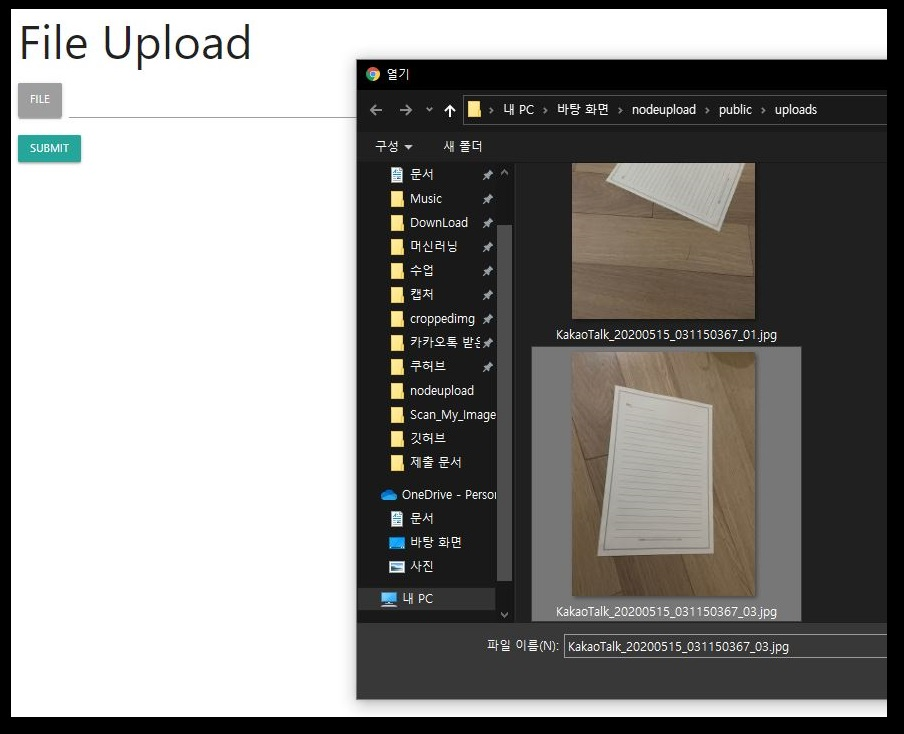
#> input picture src/1.JPG, 904 x 734 px, found by its file name
$ python scanner.py src/1.JPG
#> lines starting #> are read from the running program, lines starting #| are printed output that depends on the picture; after the words box and inside, x2 and y2 are one past the last pixel; in counts of white or black regions, pixels touching at a corner belong together
import cv2
import os
import numpy as np
import imutils
import sys
def resize(img, height=800):
    """ Resize image to given height """
    rat = height / img.shape[0]
    return cv2.resize(img, (int(rat * img.shape[1]), height))

imagename = sys.argv[1]

# parameter for image to scan/process
args_image = './public/uploads/'+imagename
print(args_image)
# read the image
image = resize(cv2.imread(args_image))
#> in resize, `rat = height / img.shape[0]`: rat = 1.09
orig = image.copy()
# convert image to gray scale. This will remove any color noise
grayImage = cv2.cvtColor(orig, cv2.COLOR_BGR2GRAY)
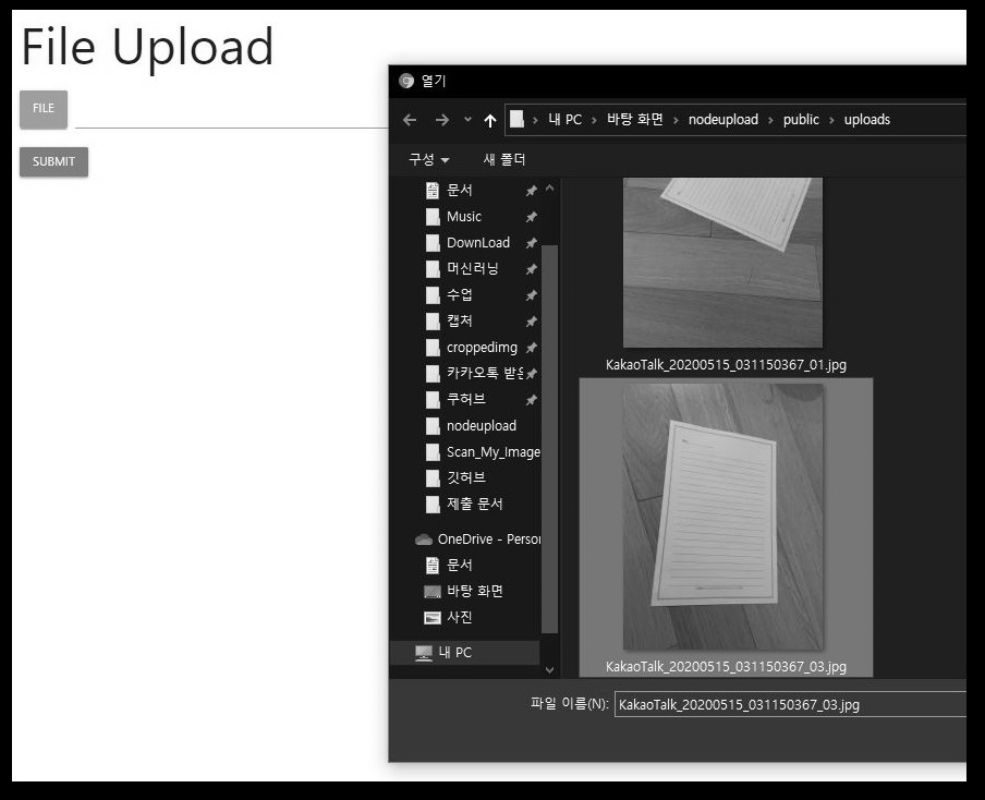
#> grayImage: shape (800, 985); min 0, max 255, mean 139.3
grayImage = cv2.GaussianBlur(grayImage,(3,3),0)
edged = cv2.Canny(grayImage,75,200) #canny edge경계검출
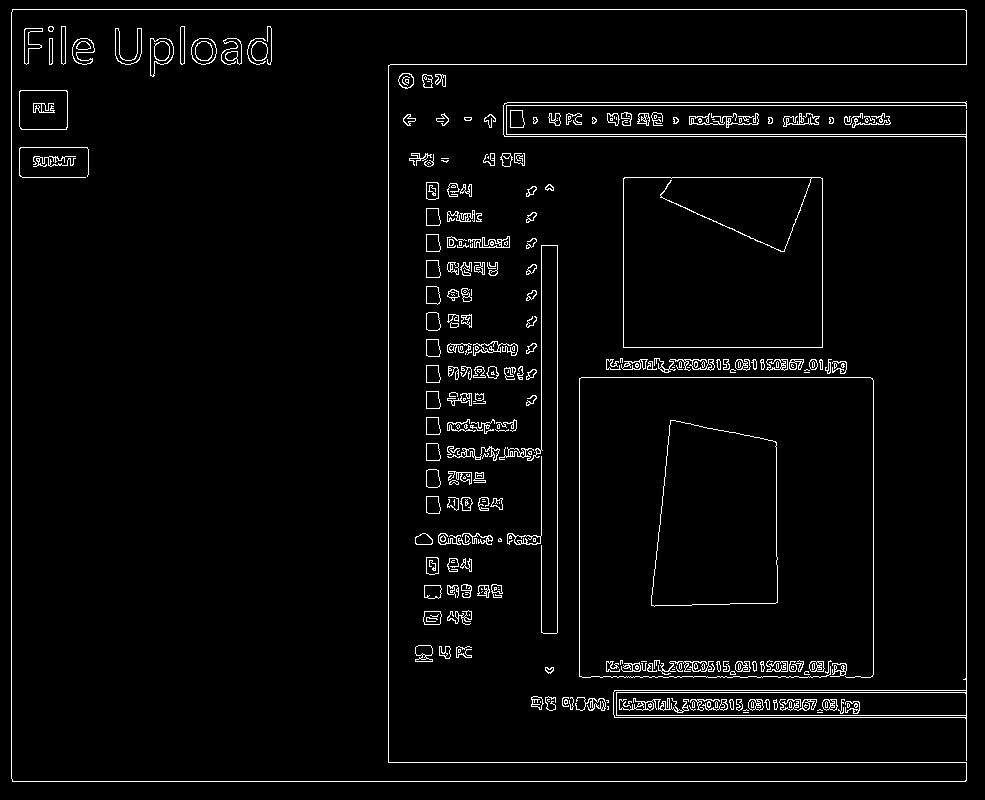
#> edged: shape (800, 985); 3.3% white in thin lines or dots
cnts,heirarchy = cv2.findContours(edged.copy(), cv2.RETR_LIST, cv2.CHAIN_APPROX_SIMPLE)
#> cnts = 647 contours, 362 with area under 20; largest, box (x1, y1, x2, y2) and area: (11, 9, 967, 782) 333812, (11, 9, 967, 782) 333806, (623, 177, 823, 348) 33827, (623, 177, 823, 348) 33770, (651, 420, 778, 607) 20182
cnts = sorted(cnts,key=cv2.contourArea, reverse=True)[:5]
#> cnts = 5 contours; box (x1, y1, x2, y2) and area: (11, 9, 967, 782) 333812, (11, 9, 967, 782) 333806, (623, 177, 823, 348) 33827, (623, 177, 823, 348) 33770, (651, 420, 778, 607) 20182

for c in cnts:
    peri=cv2.arcLength(c,True)
    vertices = cv2.approxPolyDP(c,0.02*peri,True)
    if(len(vertices)==4):
        break
#> this loop made 3 passes
#> peri on passes 1 to 2: 4605.9, 4603.6
#> (peri, vertices) on pass 3: (737.7, [[623, 178], [623, 347], [822, 347], [822, 178]])

pts = vertices.reshape(4,2)# N x 1 x 2 배열을 4x2크기로 조정
#> pts = [[623, 178], [623, 347], [822, 347], [822, 178]]

sm = pts.sum(axis=1)
#> sm = [801, 970, 1169, 1000]
diff = np.diff(pts,axis=1)
#> diff = [-445, -276, -475, -644]

topLeft = pts[np.argmin(sm)]
#> topLeft = [623, 178]
bottomright = pts[np.argmax(sm)]
#> bottomright = [822, 347]
topRight = pts[np.argmin(diff)]
#> topRight = [822, 178]
bottomLeft = pts[np.argmax(diff)]
#> bottomLeft = [623, 347]
pts1 = np.float32([topLeft, topRight, bottomright, bottomLeft]) #변환전 4개 좌표
#> pts1 = [[623, 178], [822, 178], [822, 347], [623, 347]]
w1 = abs(bottomright[0]-bottomLeft[0])
#> w1 = 199
w2 = abs(topRight[0]-bottomright[0])
#> w2 = 0
h1 = abs(topRight[1]-bottomright[1])
#> h1 = 169
h2 = abs(topLeft[1]-bottomLeft[1])
#> h2 = 169
width = max([w1,w2])
#> width = 199
height=max([h1,h2])
#> height = 169

pts2 = np.float32([
    [0,0],
    [width-1,0],
    [width-1,height-1],
    [0,height-1]
])
#> pts2 = [[0, 0], [198, 0], [198, 168], [0, 168]]
mtrx = cv2.getPerspectiveTransform(pts1,pts2)
#> mtrx = [[0.995, 4.31e-17, -619.9], [3.46e-17, 0.994, -176.9], [-2.13e-19, -4.25e-19, 1]]
result = cv2.warpPerspective(image, mtrx, (width,height))
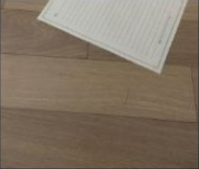
#> result: shape (169, 199, 3); mean of channels 0, 1, 2 99.9, 115.9, 129.7; drawn as B, G, R
result = cv2.cvtColor(result, cv2.COLOR_BGR2RGB)
cv2.imwrite('./public/uploads/'+sys.argv[1],result)

$ run again, on src/3.JPG
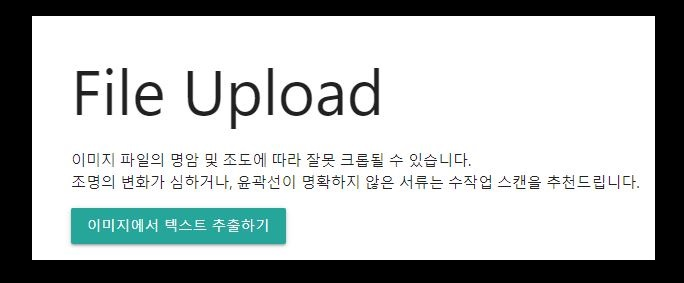
#> input picture src/3.JPG, 684 x 283 px, found by its file name
#> rat = 2.83
#> `edged = cv2.Canny(grayImage,75,200)`:
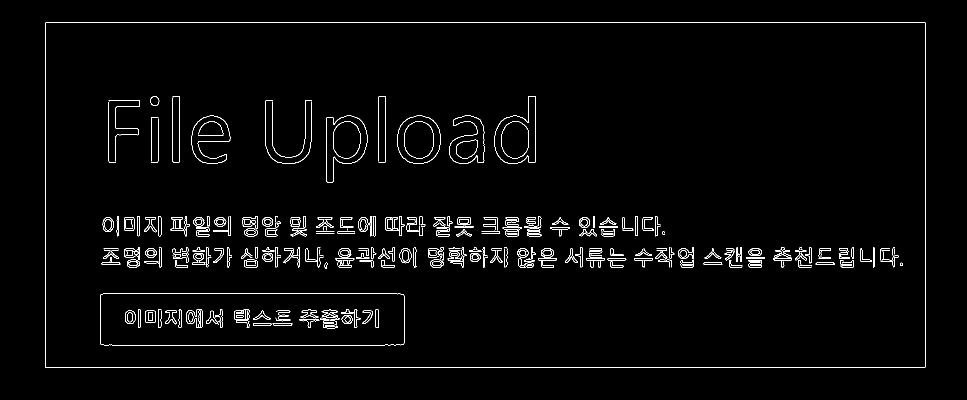
#> edged: shape (800, 1933) (shown at 1/2 size); 2% white in thin lines or dots, all inside (x1, y1, x2, y2) = (90, 45, 1852, 735)
#> `cnts,heirarchy = cv2.findContours(edged.copy(), cv2.RETR_LIST, cv2.CHA..`: cnts = 469 contours, 128 with area under 20; largest, box (x1, y1, x2, y2) and area: (90, 45, 1852, 735) 1213324, (90, 45, 1852, 735) 1213320, (200, 587, 809, 691) 62558, (200, 587, 809, 691) 62553, (652, 231, 735, 365) 7306
#> `cnts = sorted(cnts,key=cv2.contourArea, reverse=True)[:5]`: cnts = 5 contours; box (x1, y1, x2, y2) and area: (90, 45, 1852, 735) 1213324, (90, 45, 1852, 735) 1213320, (200, 587, 809, 691) 62558, (200, 587, 809, 691) 62553, (652, 231, 735, 365) 7306
#> the loop `for c in cnts:` made 1 pass
#> (peri, vertices) on pass 1: (4898.2, [[90, 46], [90, 734], [1850, 734], [1850, 45]])
#> pts = [[90, 46], [90, 734], [1850, 734], [1850, 45]]
#> sm = [136, 824, 2584, 1895]
#> diff = [-44, 644, -1116, -1805]
#> topLeft = [90, 46]
#> bottomright = [1850, 734]
#> topRight = [1850, 45]
#> bottomLeft = [90, 734]
#> pts1 = [[90, 46], [1850, 45], [1850, 734], [90, 734]]
#> w1 = 1760
#> w2 = 0
#> h1 = 689
#> h2 = 688
#> width = 1760
#> height = 689
#> pts2 = [[0, 0], [1759, 0], [1759, 688], [0, 688]]
#> mtrx = [[1, -5.99e-18, -90.09], [0.000568, 1, -46.05], [8.26e-07, 0, 1]]
#> `result = cv2.warpPerspective(image, mtrx, (width,height))`:
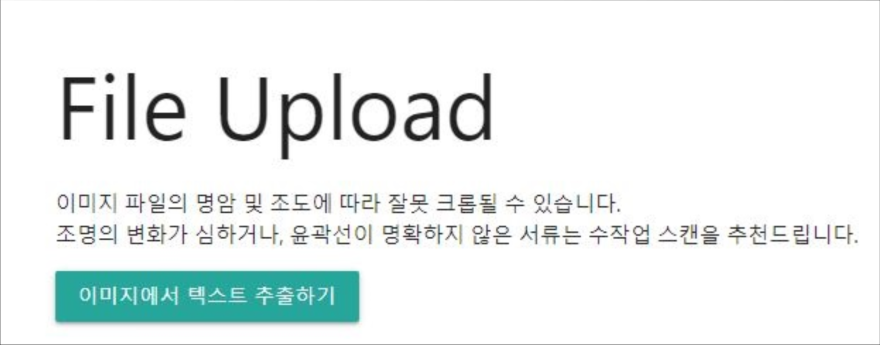
#> result: shape (689, 1760, 3) (shown at 1/2 size); mean of channels 0, 1, 2 239.9, 240.6, 234.5; drawn as B, G, R
